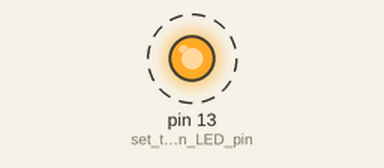
Simulated run of this sketch. Board: Arduino Uno, built with avr-gcc and run on an emulated ATmega328P. Shown: output pins drawn as LEDs (lit = HIGH). Dashed ring = blinking.

Above: at 0.5 s.
Timing chart, 0 to 4.6 s (numbered marks = the images above):
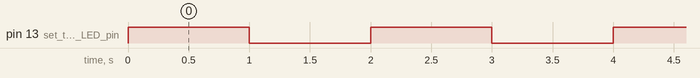

Measured:
- by itself, pin 13 (set_the_built-in_LED_pin): alternates HIGH for 1.0 s and LOW for 1.0 s

The sketch:

Excersise1.ino
```cpp
void setup() {
  Serial.begin(9600);
  pinMode(LED_BUILTIN, OUTPUT); // set the built-in LED pin as an output
}

void loop() {
  digitalWrite(LED_BUILTIN, HIGH); // turn the LED on
  delay(1000); // wait for 1 second
  digitalWrite(LED_BUILTIN, LOW); // turn the LED off
  delay(1000); // wait for 1 second
}
```
